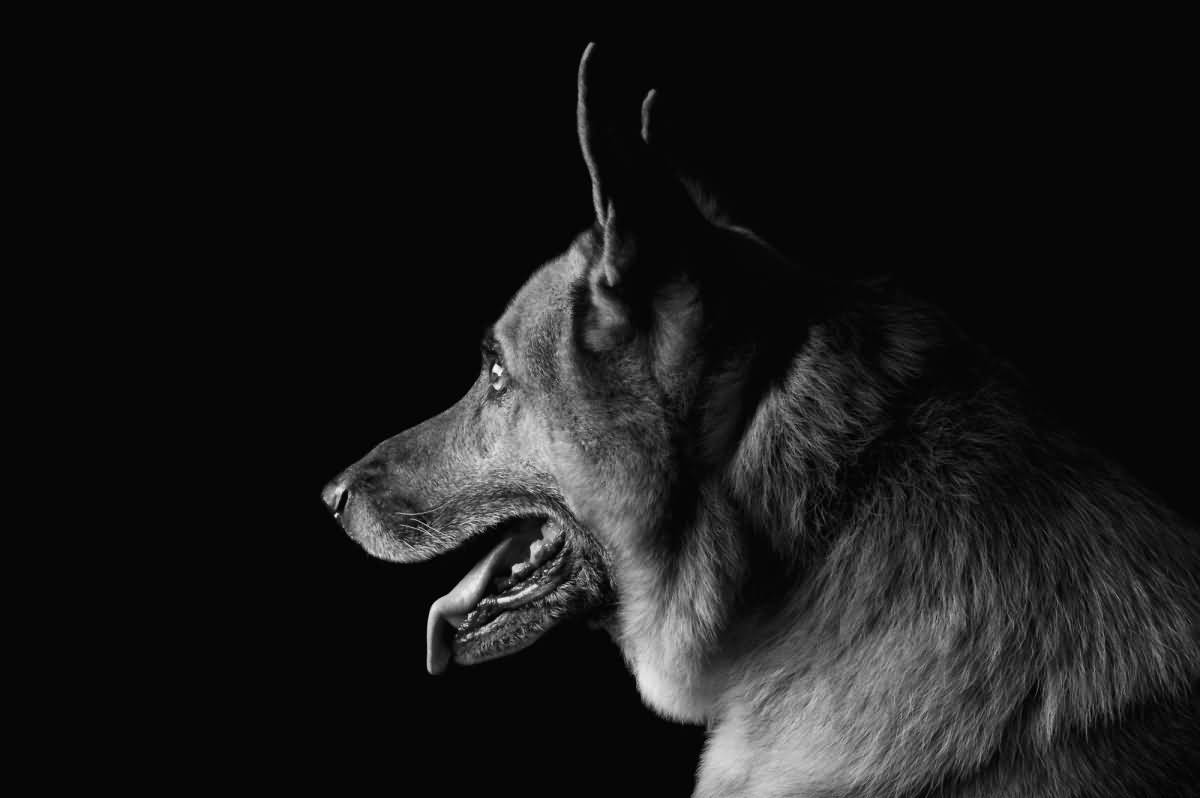
#> input picture dog.jpg, 1200 x 798 px, found by its file name
$ python gamma.py
#> lines starting #> are read from the running program, lines starting #| are printed output that depends on the picture
#Write a program to implement the power law transformation.
#Show the variations in the image for different values of gamma.

import numpy as np
from cv2 import cv2

img = cv2.imread("C:/Users/ekta/Desktop/dog.jpg")
#> img is the input picture: shape (798, 1200, 3); min 0, max 255, mean 25.6
# Apply Gamma=2.2
gamma1 = np.array(255*(img/255)**2.2,dtype='uint8')
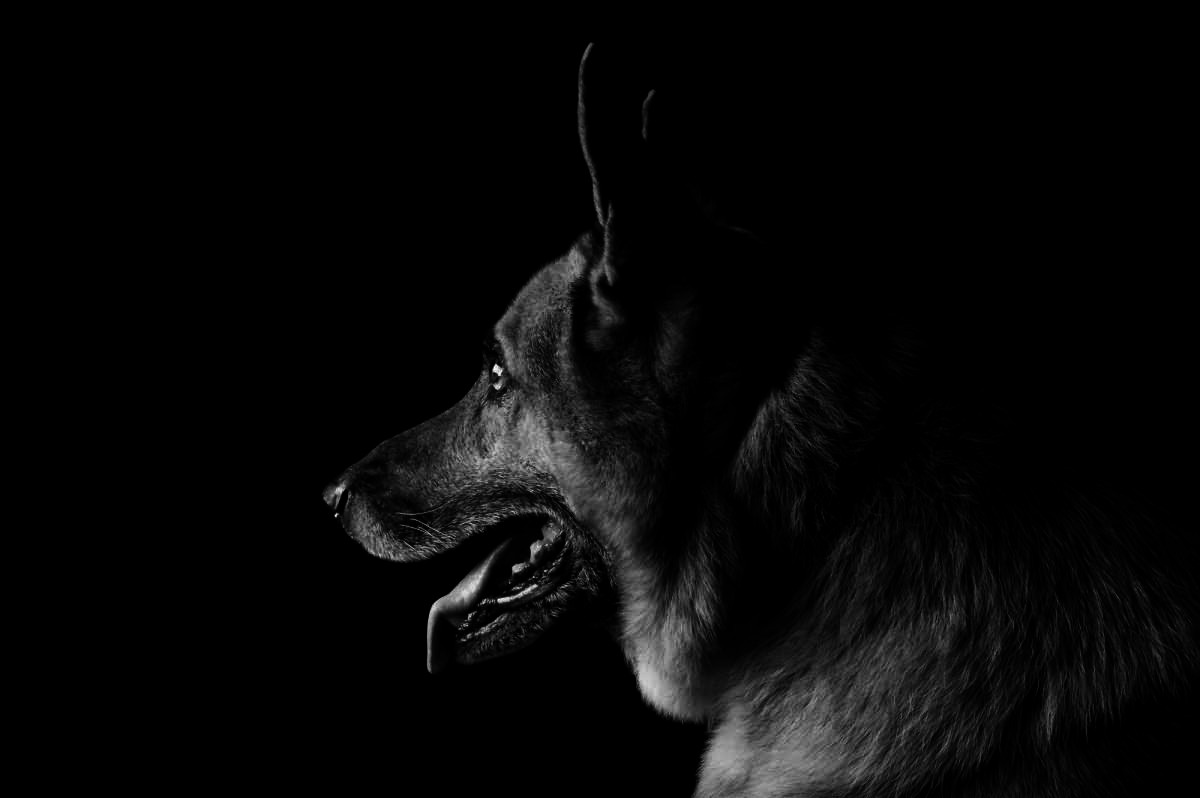
#> gamma1: shape (798, 1200, 3); min 0, max 255, mean 7.5
#Apply Gamma=0.4
gamma2 = np.array(255*(img/255)**0.4,dtype='uint8')
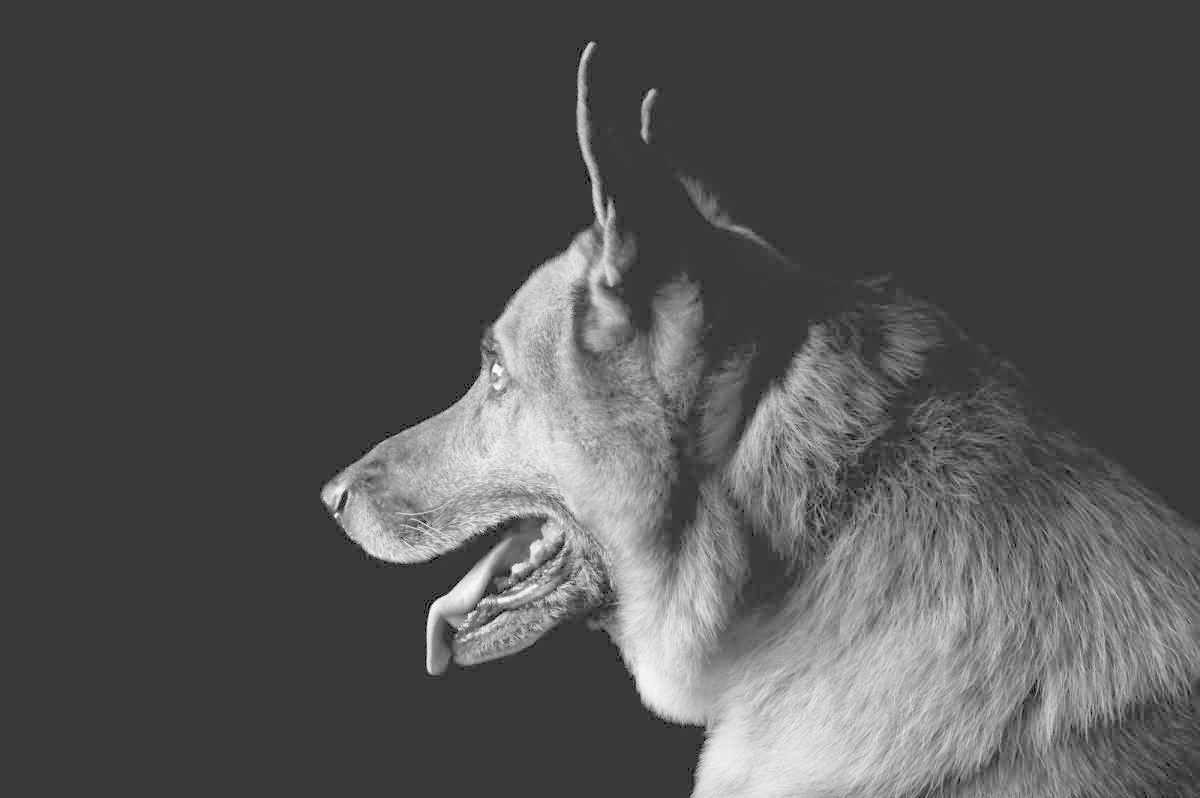
#> gamma2: shape (798, 1200, 3); min 0, max 255, mean 82.5
img3 = cv2.hconcat([gamma1,gamma2])
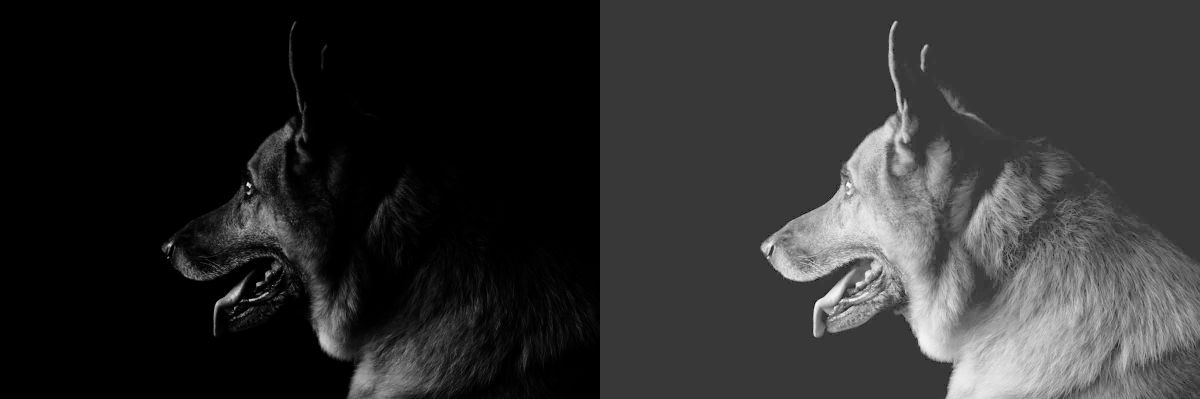
#> img3: shape (798, 2400, 3) (shown at 1/2 size); min 0, max 255, mean 45
cv2.imwrite('output4.png',img3)
